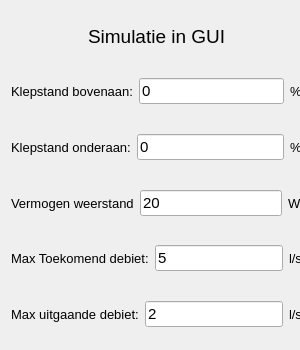
             <widget class="QWidget" name="regelbareKlepenGUISim">
              <property name="minimumSize">
               <size>
                <width>300</width>
                <height>350</height>
               </size>
              </property>
              <property name="maximumSize">
               <size>
                <width>300</width>
                <height>350</height>
               </size>
              </property>
              <widget class="QWidget" name="">
               <property name="geometry">
                <rect>
                 <x>11</x>
                 <y>11</y>
                 <width>291</width>
                 <height>328</height>
                </rect>
               </property>
               <layout class="QVBoxLayout" name="verticalLayout_4">
                <item>
                 <layout class="QHBoxLayout" name="horizontalLayout_9">
                  <item>
                   <spacer name="horizontalSpacer_2">
                    <property name="orientation">
                     <enum>Qt::Horizontal</enum>
                    </property>
                    <property name="sizeHint" stdset="0">
                     <size>
                      <width>40</width>
                      <height>20</height>
                     </size>
                    </property>
                   </spacer>
                  </item>
                  <item>
                   <widget class="QLabel" name="label_14">
                    <property name="font">
                     <font>
                      <pointsize>14</pointsize>
                     </font>
                    </property>
                    <property name="text">
                     <string>Simulatie in GUI</string>
                    </property>
                   </widget>
                  </item>
                  <item>
                   <spacer name="horizontalSpacer_3">
                    <property name="orientation">
                     <enum>Qt::Horizontal</enum>
                    </property>
                    <property name="sizeHint" stdset="0">
                     <size>
                      <width>40</width>
                      <height>20</height>
                     </size>
                    </property>
                   </spacer>
                  </item>
                 </layout>
                </item>
                <item>
                 <layout class="QHBoxLayout" name="horizontalLayout_8">
                  <item>
                   <widget class="QLabel" name="label_3">
                    <property name="font">
                     <font>
                      <pointsize>10</pointsize>
                     </font>
                    </property>
                    <property name="text">
                     <string>Klepstand bovenaan:</string>
                    </property>
                   </widget>
                  </item>
                  <item>
                   <widget class="QLineEdit" name="klepstandBovenEntry">
                    <property name="font">
                     <font>
                      <pointsize>11</pointsize>
                     </font>
                    </property>
                    <property name="text">
                     <string>0</string>
                    </property>
                   </widget>
                  </item>
                  <item>
                   <widget class="QLabel" name="label_10">
                    <property name="font">
                     <font>
                      <pointsize>10</pointsize>
                     </font>
                    </property>
                    <property name="text">
                     <string>%</string>
                    </property>
                   </widget>
                  </item>
                 </layout>
                </item>
                <item>
                 <layout class="QHBoxLayout" name="horizontalLayout_7">
                  <item>
                   <widget class="QLabel" name="label_7">
                    <property name="font">
                     <font>
                      <pointsize>10</pointsize>
                     </font>
                    </property>
                    <property name="text">
                     <string>Klepstand onderaan:</string>
                    </property>
                   </widget>
                  </item>
                  <item>
                   <widget class="QLineEdit" name="klepstandBenedenEntry">
                    <property name="font">
                     <font>
                      <pointsize>11</pointsize>
                     </font>
                    </property>
                    <property name="text">
                     <string>0</string>
                    </property>
                   </widget>
                  </item>
                  <item>
                   <widget class="QLabel" name="label_11">
                    <property name="font">
                     <font>
                      <pointsize>10</pointsize>
                     </font>
                    </property>
                    <property name="text">
                     <string>%</string>
                    </property>
                   </widget>
                  </item>
                 </layout>
                </item>
                <item>
                 <layout class="QHBoxLayout" name="horizontalLayout_6">
                  <item>
                   <widget class="QLabel" name="label_8">
                    <property name="font">
                     <font>
                      <pointsize>10</pointsize>
                     </font>
                    </property>
                    <property name="text">
                     <string>Vermogen weerstand</string>
                    </property>
                   </widget>
                  </item>
                  <item>
                   <widget class="QLineEdit" name="tempWeerstandEntry">
                    <property name="font">
                     <font>
                      <pointsize>11</pointsize>
                     </font>
                    </property>
                    <property name="text">
                     <string>20</string>
                    </property>
                   </widget>
                  </item>
                  <item>
                   <widget class="QLabel" name="label_12">
                    <property name="font">
                     <font>
                      <pointsize>10</pointsize>
                     </font>
                    </property>
                    <property name="text">
                     <string>W</string>
                    </property>
                   </widget>
                  </item>
                 </layout>
                </item>
                <item>
                 <layout class="QHBoxLayout" name="horizontalLayout_3">
                  <item>
                   <widget class="QLabel" name="label_9">
                    <property name="font">
                     <font>
                      <pointsize>10</pointsize>
                     </font>
                    </property>
                    <property name="text">
                     <string>Max Toekomend debiet:</string>
                    </property>
                   </widget>
                  </item>
                  <item>
                   <widget class="QLineEdit" name="toekomendDebietEntry">
                    <property name="font">
                     <font>
                      <pointsize>11</pointsize>
                     </font>
                    </property>
                    <property name="text">
                     <string>5</string>
                    </property>
                   </widget>
                  </item>
                  <item>
                   <widget class="QLabel" name="label_13">
                    <property name="font">
                     <font>
                      <pointsize>10</pointsize>
                     </font>
                    </property>
                    <property name="text">
                     <string>l/s</string>
                    </property>
                   </widget>
                  </item>
                 </layout>
                </item>
                <item>
                 <layout class="QHBoxLayout" name="horizontalLayout_41">
                  <item>
                   <widget class="QLabel" name="label_56">
                    <property name="font">
                     <font>
                      <pointsize>10</pointsize>
                     </font>
                    </property>
                    <property name="text">
                     <string>Max uitgaande debiet:</string>
                    </property>
                   </widget>
                  </item>
                  <item>
                   <widget class="QLineEdit" name="toekomendDebietEntry_2">
                    <property name="font">
                     <font>
                      <pointsize>11</pointsize>
                     </font>
                    </property>
                    <property name="text">
                     <string>2</string>
                    </property>
                   </widget>
                  </item>
                  <item>
                   <widget class="QLabel" name="label_57">
                    <property name="font">
                     <font>
                      <pointsize>10</pointsize>
                     </font>
                    </property>
                    <property name="text">
                     <string>l/s</string>
                    </property>
                   </widget>
                  </item>
                 </layout>
                </item>
               </layout>
              </widget>
             </widget>
